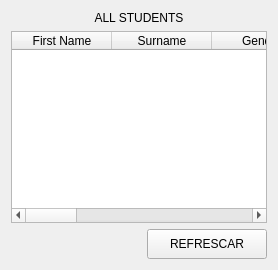
               <widget class="QWidget" name="page_all_students">
                <layout class="QVBoxLayout" name="verticalLayout_5">
                 <item>
                  <widget class="QLabel" name="label">
                   <property name="text">
                    <string>ALL STUDENTS</string>
                   </property>
                   <property name="alignment">
                    <set>Qt::AlignCenter</set>
                   </property>
                  </widget>
                 </item>
                 <item>
                  <widget class="QTableWidget" name="table_productos">
                   <column>
                    <property name="text">
                     <string>First Name</string>
                    </property>
                   </column>
                   <column>
                    <property name="text">
                     <string>Surname</string>
                    </property>
                   </column>
                   <column>
                    <property name="text">
                     <string>Gender</string>
                    </property>
                   </column>
                   <column>
                    <property name="text">
                     <string>Date of Birth</string>
                    </property>
                   </column>
                   <column>
                    <property name="text">
                     <string>Class</string>
                    </property>
                   </column>
                   <column>
                    <property name="text">
                     <string>Address</string>
                    </property>
                   </column>
                   <column>
                    <property name="text">
                     <string>Parent Name</string>
                    </property>
                   </column>
                   <column>
                    <property name="text">
                     <string>Contact</string>
                    </property>
                   </column>
                   <column>
                    <property name="text">
                     <string>Email</string>
                    </property>
                   </column>
                  </widget>
                 </item>
                 <item>
                  <layout class="QHBoxLayout" name="horizontalLayout_3">
                   <item>
                    <spacer name="horizontalSpacer_3">
                     <property name="orientation">
                      <enum>Qt::Horizontal</enum>
                     </property>
                     <property name="sizeHint" stdset="0">
                      <size>
                       <width>40</width>
                       <height>20</height>
                      </size>
                     </property>
                    </spacer>
                   </item>
                   <item>
                    <widget class="QPushButton" name="bt_refrescar">
                     <property name="minimumSize">
                      <size>
                       <width>120</width>
                       <height>30</height>
                      </size>
                     </property>
                     <property name="text">
                      <string>REFRESCAR</string>
                     </property>
                    </widget>
                   </item>
                  </layout>
                 </item>
                </layout>
               </widget>
